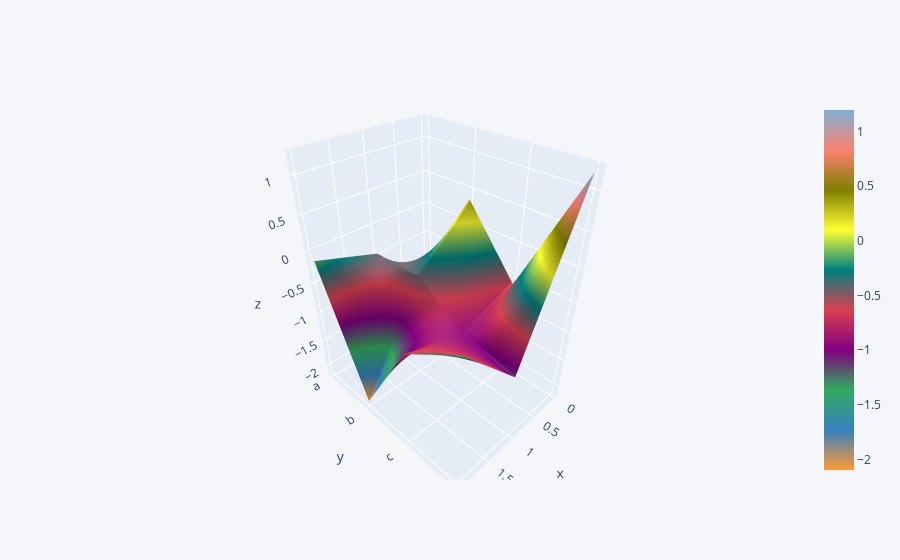

Source (notebook cell):
### Code cell
# area plot
df.iplot(kind = 'surface', size = [5,5])

### Figure 1 — Plotly figure (JSON) as saved in the notebook; plotly's stock layout.template omitted (floating-point values rounded to 4 significant figures)
{"data": [{"colorscale": [[0, "rgb(255, 153, 51)"], [0.1111, "rgb(55, 128, 191)"], [0.2222, "rgb(50, 171, 96)"], [0.3333, "rgb(128, 0, 128)"], [0.4444, "rgb(219, 64, 82)"], [0.5556, "rgb(0, 128, 128)"], [0.6667, "rgb(255, 255, 51)"], [0.7778, "rgb(128, 128, 0)"], [0.8889, "rgb(251, 128, 114)"], [1, "rgb(128, 177, 211)"]], "type": "surface", "x": [0, 1, 2], "y": ["a", "b", "c", "d"], "z": [[-1.729, -0.4441, -0.1379], [0.3532, -0.4296, -2.095], [-0.6406, -0.9412, -0.6223], [1.197, -1.099, -0.07163]]}], "layout": {"legend": {"bgcolor": "#F5F6F9", "font": {"color": "#4D5663"}}, "paper_bgcolor": "#F5F6F9", "plot_bgcolor": "#F5F6F9", "title": {"font": {"color": "#4D5663"}}, "xaxis": {"gridcolor": "#E1E5ED", "showgrid": true, "tickfont": {"color": "#4D5663"}, "title": {"font": {"color": "#4D5663"}, "text": ""}, "zerolinecolor": "#E1E5ED"}, "yaxis": {"gridcolor": "#E1E5ED", "showgrid": true, "tickfont": {"color": "#4D5663"}, "title": {"font": {"color": "#4D5663"}, "text": ""}, "zerolinecolor": "#E1E5ED"}}}
